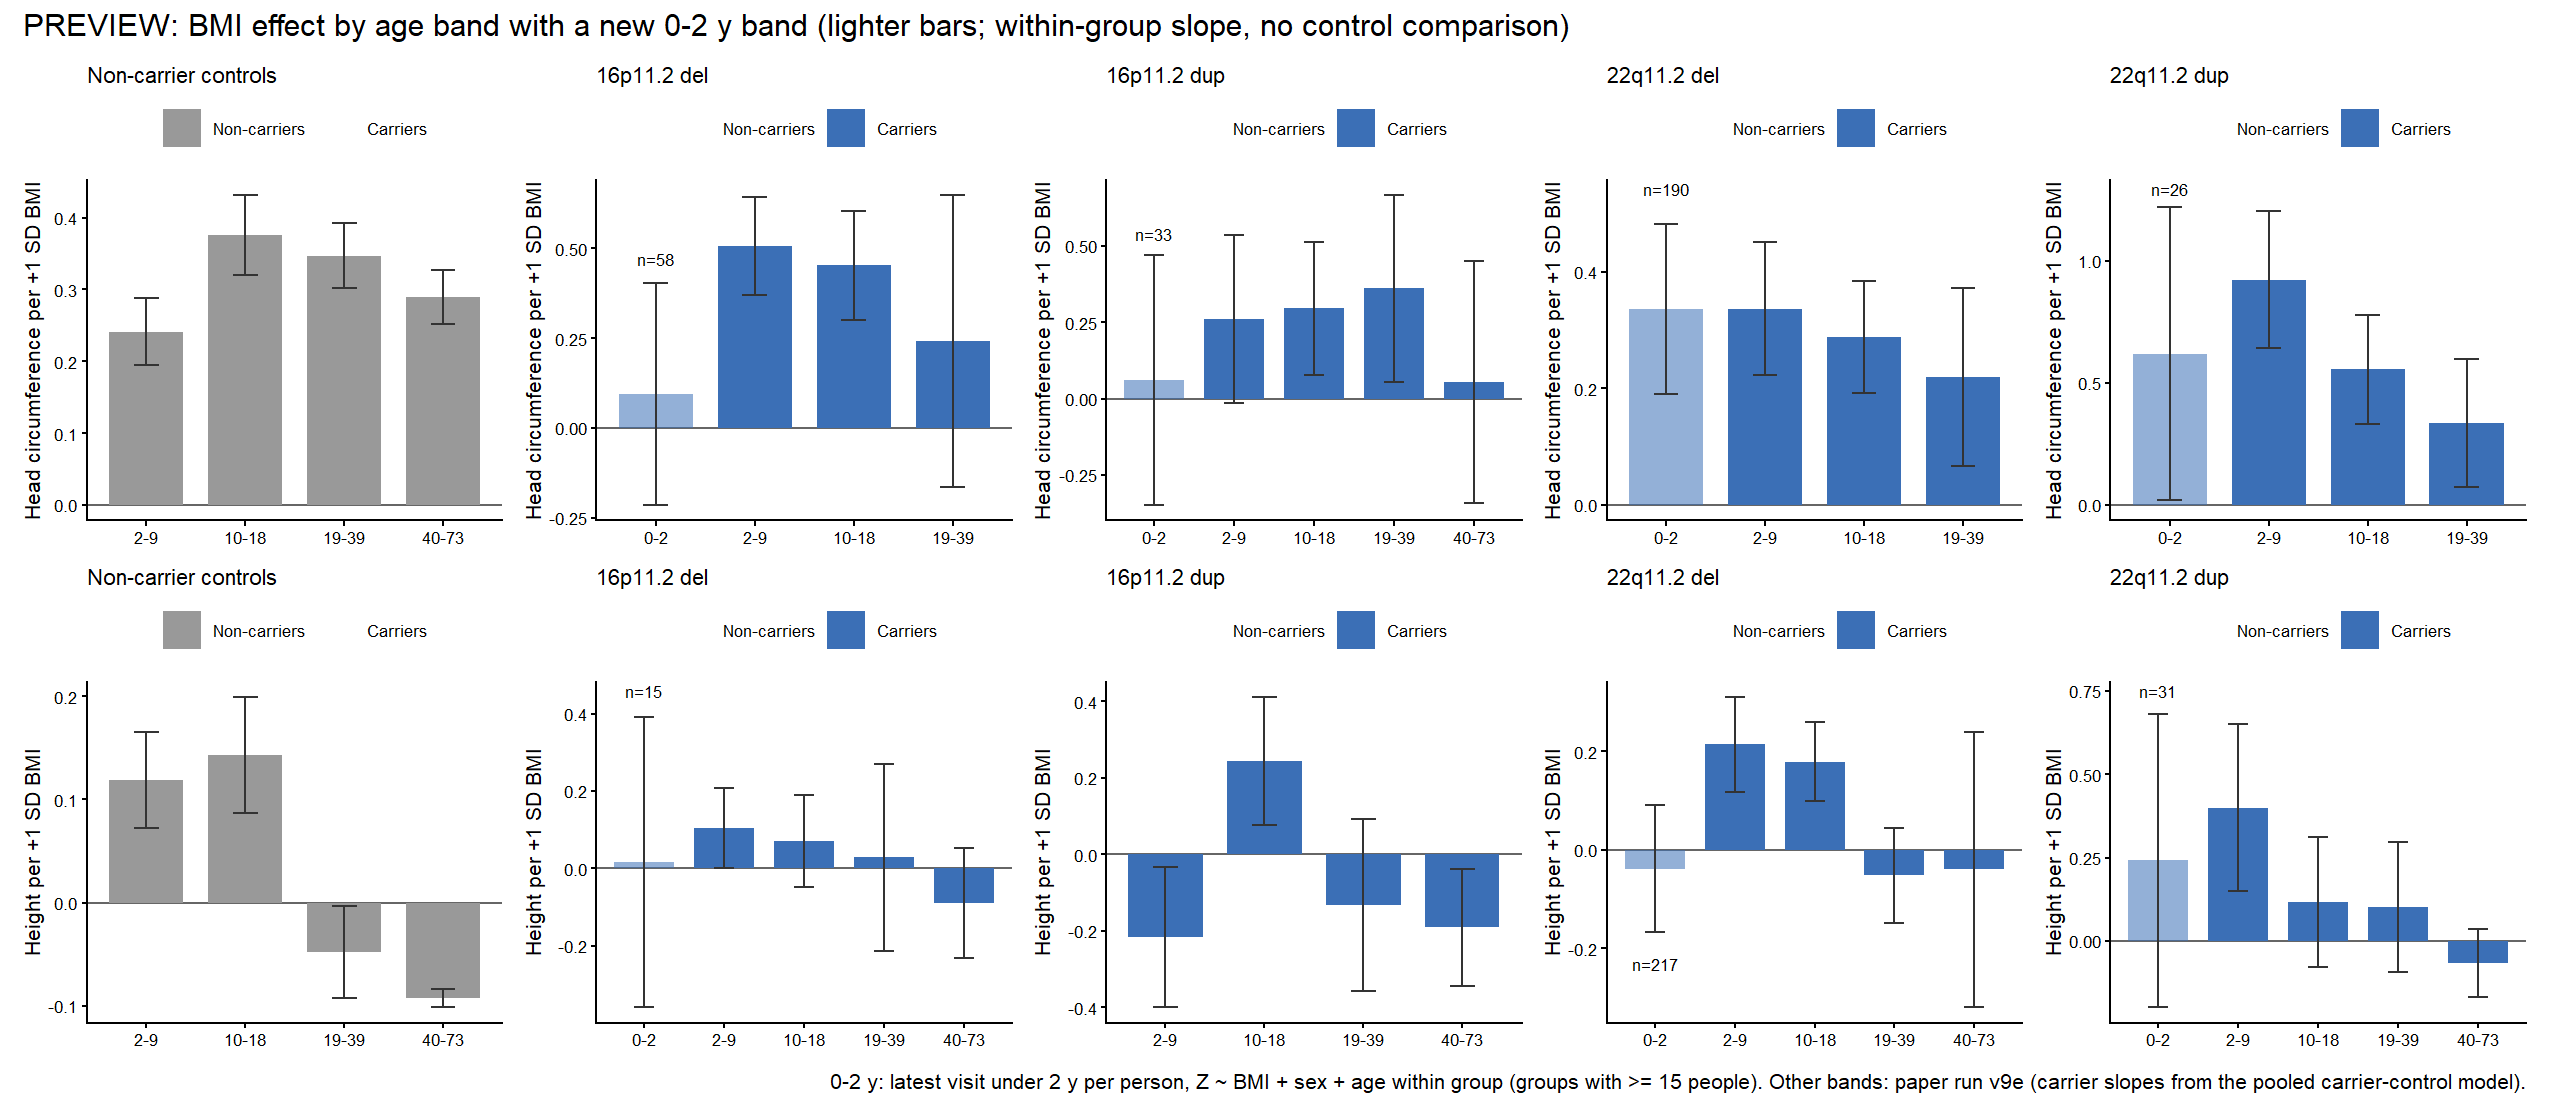

Recreate this plot in R.
# Head circumference 0-2 y also uses the Simons VIP infant visits of hc_visits.rds (16p11.2 carriers).
# PREVIEW (JS 2026-11-19, Jon: "show me first, then we'll decide"): a 0-2 y band for the BMI effect on head circumference and height.
# Not part of the paper pipeline. Data: analysis_table_chop_2026-11-19.rds (clinical cohorts incl. CHOP A-D). Infants are scored as in
# 00_scoring.R (UK90 head circumference, WHO 2006 length/height and BMI-for-age from birth); |Z| > 5 dropped. One record per person
# within 0-2 y (latest visit under 2 y with the outcome and BMI); these infants may also appear in the older bands of the figure
# (a different visit). Model per genotype: Z ~ BMI Z + sex + age. Older bands are copied from the paper run (expanse_v9e
# main_with_ukbb_bmi_slope_by_band.csv) for comparison. Output: preview_0to2_bands.csv, preview_0to2.png
suppressPackageStartupMessages({ library(data.table); library(ggplot2); library(patchwork) })
HERE <- "C:/Users/Jonathan Sebat/sebatlab Dropbox/Manuscripts/PGC_joint_submission/Molly/CNV_ASD_growth_analysis/CNV_growth_trajectories"
OUT <- file.path(HERE, "run_chop_fillgaps_2026-11-19", "preview_0to2"); setwd(HERE); source("00_scoring.R")
cl <- readRDS("C:/Users/Jonathan Sebat/sebatlab Dropbox/Jon/Claude/CNV_growth_trajectories_data/analysis_table_chop_2026-11-19.rds")[!is.na(sex) & age >= 0 & age < 2]
cl[, sex := as.character(sex)][, locus := as.character(locus)]
res <- list(); cnt <- list()
for (o in c("Head circumference", "Height")) {
  raw <- if (o == "Height") "HEIGHT_raw" else "HEADCIRCUM_raw"
  x <- cl[!is.na(get(raw)) & !is.na(BMI_raw)][order(id, -age)][, .SD[1], by = id]
  if (o == "Head circumference") {   # Simons VIP infant head-circumference visits (hc_visits.rds, 07_hc_trajectories.R); not in the growth table
    hv <- as.data.table(readRDS("C:/Users/Jonathan Sebat/sebatlab Dropbox/Jon/Claude/CNV_growth_trajectories_data/hc_visits.rds"))[age >= 0 & age < 2 & !is.na(hc) & !is.na(bmi)]
    hv <- hv[order(id, -age)][, .SD[1], by = id][, .(id = paste0("hcv:", id), cohort = paste0(cohort, " (hc_visits)"), locus, sex = as.character(sex), age, HEADCIRCUM_raw = hc, BMI_raw = bmi)]
    x <- rbind(x, hv, fill = TRUE)
  }
  x[, y := if (o == "Height") score_height(get(raw), age, sex) else score_hc(get(raw), age, sex)][, BMI := score_bmi_child(BMI_raw, age, sex)]
  x <- x[!is.na(y) & !is.na(BMI) & abs(y) <= 5 & abs(BMI) <= 5]
  cnt[[o]] <- x[, .N, by = .(locus, cohort)][, outcome := o]
  for (G in unique(x$locus)) { d <- x[locus == G]; if (nrow(d) < 15) next
    cf <- summary(lm(y ~ BMI + sex + age, data = d))$coefficients["BMI", ]
    res[[length(res) + 1]] <- data.table(outcome = o, group = G, age_bin = "0-2", n = nrow(d), slope = cf[1], se = cf[2], p = cf[4], median_age = median(d$age)) }
}
res <- rbindlist(res); cnt <- rbindlist(cnt); fwrite(res, file.path(OUT, "preview_0to2_bands.csv"))
cat("== 0-2 y sample by cohort\n"); print(dcast(cnt, outcome + locus ~ cohort, value.var = "N", fill = 0))
cat("\n== 0-2 y BMI slope within group\n"); print(res[, .(outcome, group, n, slope = round(slope, 3), se = round(se, 3), p = signif(p, 2), median_age = round(median_age, 2))])
# older bands from the paper run
b <- fread(file.path(HERE, "run_chop_fillgaps_2026-11-19", "expanse_v9e", "main_with_ukbb_bmi_slope_by_band.csv"))
old <- rbind(b[group == "No CNV", .(outcome, group, age_bin, n = n_controls, slope = slope_controls, se = se_controls, who = "Non-carriers")],
             b[group != "No CNV", .(outcome, group, age_bin, n = n_carriers, slope = slope_carriers, se = se_carriers, who = "Carriers")])
new <- res[, .(outcome, group, age_bin, n, slope, se, who = ifelse(group == "No CNV", "Non-carriers", "Carriers"))]
P <- rbind(new, old)[, age_bin := factor(age_bin, c("0-2", "2-9", "10-18", "19-39", "40-73"))][, who := factor(who, c("Non-carriers", "Carriers"))]
P[, band_new := age_bin == "0-2"]
COL <- c(`Non-carriers` = "grey60", Carriers = "#3B6FB6")
pan <- function(o, G) {
  d <- P[outcome == o & group == G]; if (!nrow(d)) return(plot_spacer())
  ggplot(d, aes(age_bin, slope, fill = who, alpha = band_new)) + geom_hline(yintercept = 0, colour = "grey40") +
    geom_col(position = position_dodge(0.8, preserve = "single"), width = 0.75) +
    geom_errorbar(aes(ymin = slope - 1.96 * se, ymax = slope + 1.96 * se), position = position_dodge(0.8, preserve = "single"), width = 0.25, colour = "grey20", alpha = 1) +
    geom_text(data = d[band_new == TRUE], aes(age_bin, slope + sign(slope) * (1.96 * se + 0.05), label = paste0("n=", n)), size = 2.6, alpha = 1, vjust = ifelse(d[band_new == TRUE]$slope > 0, 0, 1)) +
    scale_fill_manual(values = COL, drop = FALSE, name = NULL) + scale_alpha_manual(values = c(`FALSE` = 1, `TRUE` = 0.55), guide = "none") +
    labs(title = if (G == "No CNV") "Non-carrier controls" else G, x = NULL, y = paste(o, "per +1 SD BMI")) + theme_classic(base_size = 9) +
    theme(legend.position = "top", plot.title = element_text(size = 9.5))
}
GR <- c("No CNV", "16p11.2 del", "16p11.2 dup", "22q11.2 del", "22q11.2 dup")
fig <- wrap_plots(c(lapply(GR, function(G) pan("Head circumference", G)), lapply(GR, function(G) pan("Height", G))), ncol = 5, byrow = TRUE) +
  plot_annotation(title = "PREVIEW: BMI effect by age band with a new 0-2 y band (lighter bars; within-group slope, no control comparison)",
                  caption = "0-2 y: latest visit under 2 y per person, Z ~ BMI + sex + age within group (groups with >= 15 people). Other bands: paper run v9e (carrier slopes from the pooled carrier-control model).")
ggsave(file.path(OUT, "preview_0to2.png"), fig, width = 15, height = 6.5, dpi = 170, bg = "white"); cat("preview written\n")
